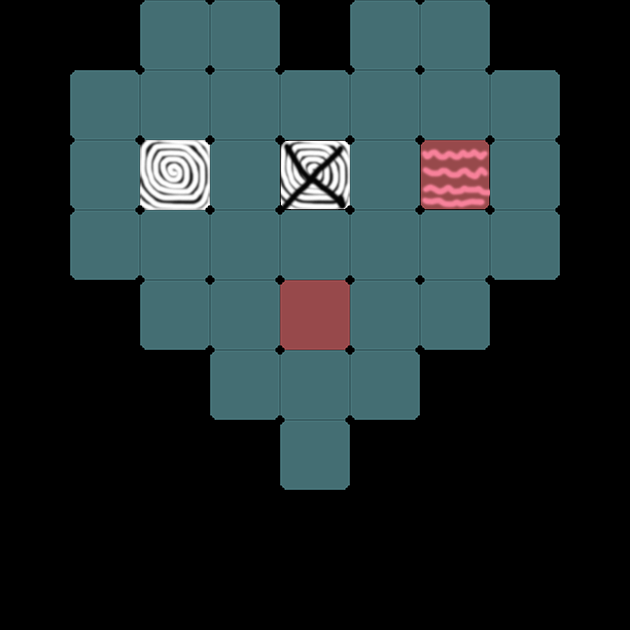

Tiled map render using the project's own tile images. Description and the map definition, with tile-layer contents summarised, below:
An orthogonal 9x9 tile map with 70x70 px tiles, 1 tile layer (gridLayer), 2 hidden layers not drawn.

<map version="1.0" orientation="orthogonal" renderorder="right-down" width="9" height="9" tilewidth="70" tileheight="70">
 <tileset firstgid="1" name="sushi" tilewidth="70" tileheight="70" spacing="2" margin="2">
  <image source="../w640/sushi.png" width="722" height="218" />
 </tileset>
 <layer name="gridLayer" width="9" height="9">
  <data>[81 cells, 34 non-empty, 5 distinct tile ids]</data>
 </layer>
 <layer name="clipperLayer" width="9" height="9" visible="0">
  <data>[81 cells, 34 non-empty, 1 distinct tile ids]</data>
 </layer>
 <layer name="producerLayer" width="9" height="9" visible="0">
  <data>[81 cells, 7 non-empty, 1 distinct tile ids]</data>
 </layer>
</map>
